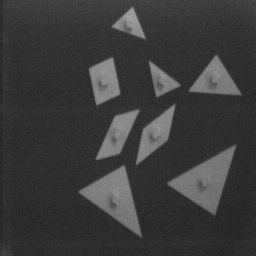
//> input picture src/pandore-visu/example/tangram.bmp, 256 x 256 px
$ ./adaptative-th ../../src/pandore-visu/example/tangram.bmp 3 3   (built with g++ and OpenCV 4)
//> lines starting //> are read from the running program, lines starting //| are printed output that depends on the picture
#include <iostream>
#include <cstdlib>

#include <opencv2/opencv.hpp>

using namespace cv;
using namespace std;

void
process(const char* imsname, int radius, int constante)
{
//> called with radius = 3, constante = 3
	Mat imsimg = imread(imsname,0);
//> imsimg is the input picture: 256 rows x 256 cols, CV_8UC1; min 28, max 165, mean 58.7

	if(!imsimg.data){
		std::cerr << "No image data" << endl;
		exit(EXIT_FAILURE);
	}


	Size imssize = imsimg.size();
//> imssize = Size(256, 256)
	unsigned int width = imssize.width;
//> width = 256
	unsigned int height = imssize.height;
//> height = 256

	Mat thimg(height, width, CV_8UC1);
	Mat thcvmeanimg(height, width, CV_8UC1);
	Mat thcvgaussimg(height, width, CV_8UC1);
	Mat diffimg(height, width, CV_8UC1);

	adaptiveThreshold(imsimg,thcvmeanimg,255,ADAPTIVE_THRESH_MEAN_C,THRESH_BINARY,2*radius+1,constante);
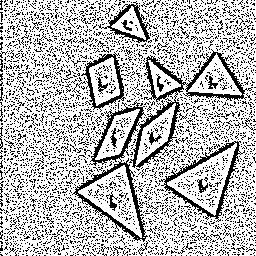
//> thcvmeanimg: 256 rows x 256 cols, CV_8UC1; 73% white; black in thin lines or dots
	adaptiveThreshold(imsimg,thcvgaussimg,255,ADAPTIVE_THRESH_GAUSSIAN_C,THRESH_BINARY,2*radius+1,constante);
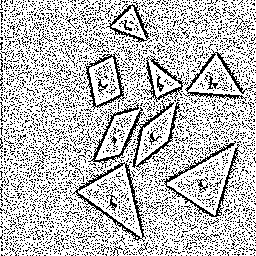
//> thcvgaussimg: 256 rows x 256 cols, CV_8UC1; 75.2% white; black in thin lines or dots

	for(unsigned int i = 0 ; i < height ; ++i)
	{
		for(unsigned int j = 0 ; j < width ; ++j)
		{
			unsigned int iMin = std::max(0, (int) i - radius);
			unsigned int iMax = std::min((int) height-1, (int) i + radius);
			unsigned int jMin = std::max(0, (int) j - radius);
			unsigned int jMax = std::min((int) width-1, (int) j + radius);


			int mean = 0;
			int cmp = 0;
			for(unsigned int x = jMin; x <= jMax; ++x)
			{
				for(unsigned int y = iMin; y <= iMax; ++y)
				{
					mean += imsimg.at<uchar>(y,x);
					cmp++;
				}
			}
			mean = mean / cmp;
			thimg.at<uchar>(i,j) = (imsimg.at<uchar>(i,j) > (mean - constante)) * 255;
			diffimg.at<uchar>(i,j) = abs(thimg.at<uchar>(i,j) - thcvmeanimg.at<uchar>(i,j));
		}
	}
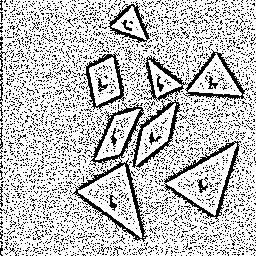
//> thimg: 256 rows x 256 cols, CV_8UC1; 76.6% white; black in thin lines or dots
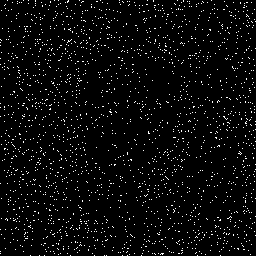
//> diffimg: 256 rows x 256 cols, CV_8UC1; 3.7% white in thin lines or dots

	imwrite("th.png",thimg);
	imwrite("th-cv-mean.png",thcvmeanimg);
	imwrite("th-cv-gauss.png",thcvgaussimg);
	imwrite("diff.png",diffimg);
}

void
usage(const char* s)
{
	std::cerr<<"Usage: "<<s<<"<ims> <radius> <const>"<<std::endl;
	exit(EXIT_FAILURE);
}

#define param 3
int
main(int argc, char* argv[])
{
	if(argc != (param+1))
		usage(argv[0]);
	process(argv[1],atoi(argv[2]),atoi(argv[3]));
	return EXIT_SUCCESS;
}
